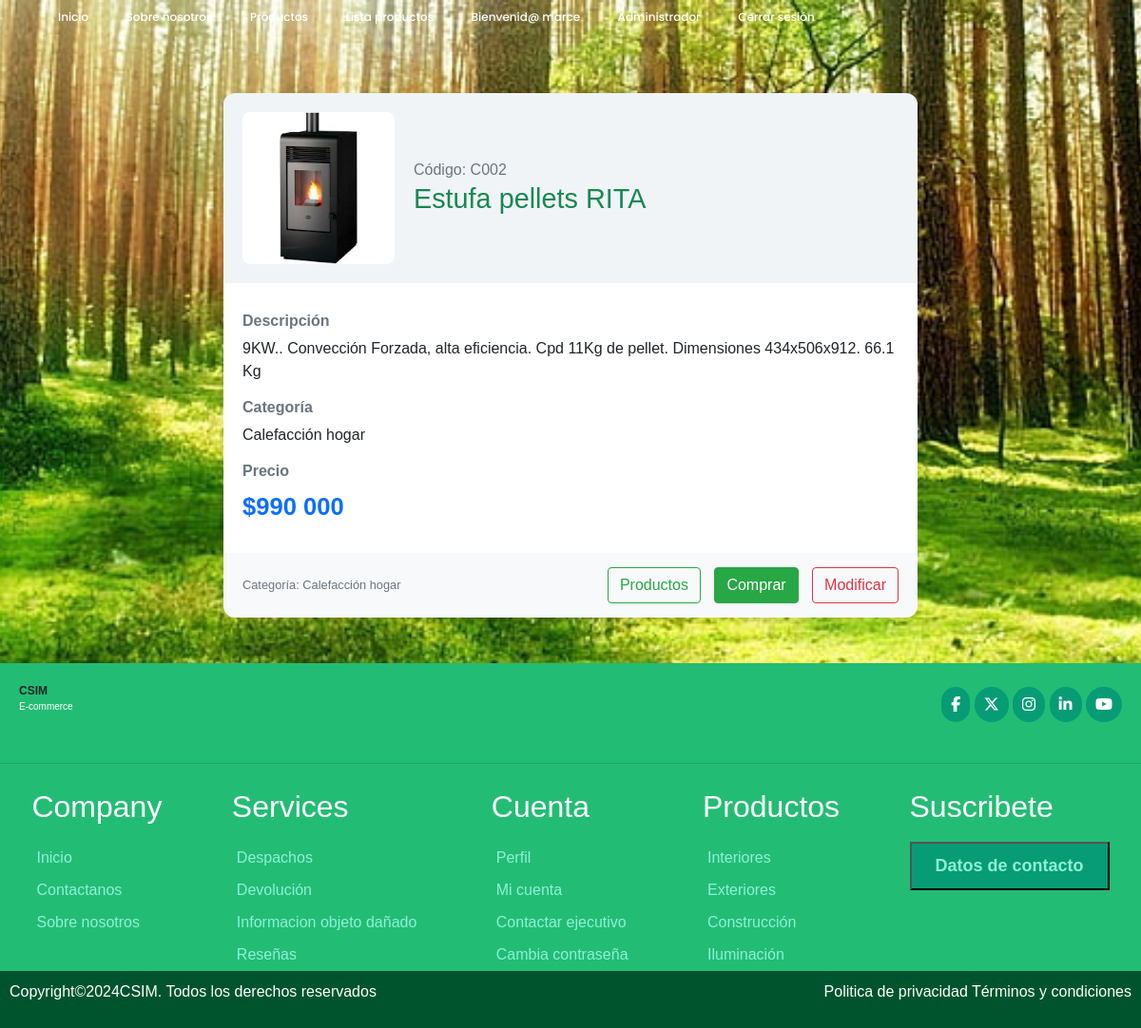
Page /detalle/C002/ (signed in) on the committed database.
### ferreteria/models.py (models this page shows, shortened)
class Producto(models.Model):
    idProducto = models.CharField(primary_key=True, max_length=5, verbose_name='Id Producto')
    nombre = models.CharField(max_length=50, verbose_name='Nombre del producto')
    descripcion = models.CharField(max_length=400,verbose_name='Descripcion de producto')
    precio = models.IntegerField(null=True, verbose_name='Ingrese precio producto')
    imagen= models.ImageField(upload_to="imagenes", null=True, verbose_name='Imagen')
    stock = models.IntegerField(verbose_name='stock',default=0)
    categoria= models.ForeignKey('Categoria', on_delete=models.CASCADE, verbose_name='Categoria')

class Categoria(models.Model):
    idCategoria = models.IntegerField(primary_key=True, verbose_name='Id Categoria')
    nombreCategoria= models.CharField(max_length=40, verbose_name='Nombre Categoria')
    def __str__(self):
        return self.nombreCategoria

### ferreteria/views.py (the view)
# urls.py: path('detalle/<id>/', views.detalle_producto, name="detalle"),
@login_required
def detalle_producto(request, id):
    producto = get_object_or_404(Producto, idProducto=id)
    return render (request, 'detalleProducto.html', {'producto':producto})

### ferreteria/context_processor.py (called while the page is built, shortened)
def total_carrito(request):
    total = 0
    return {'total_carrito':int(total)}

### ferreteria/templates/detalleProducto.html (shortened to what this page needs)
{% extends 'base.html' %}
{% load static %}
{% load humanize %}
{% block css %}
<link rel="stylesheet" href="{% static 'css/estilo.css' %}">
{% endblock %}
{% block contenido %}
<div class="container my-5">
    <div class="row justify-content-center">
        <div class="col-md-10 col-lg-8">
            <div class="producto-card">
                <div class="producto-header">
                    <img src="{{ producto.imagen.url }}" alt="Imagen del producto">
                    <div>
                        <h6 class="text-muted mb-1">Código: {{ producto.idProducto }}</h6>
                        <h2>{{ producto.nombre }}</h2>
                    </div>
                </div>
                <div class="producto-body">
                    <h6>Descripción</h6>
                    <p>{{ producto.descripcion }}</p>
                    <h6>Categoría</h6>
                    <p>{{ producto.categoria }}</p>
                    <h6>Precio</h6>
                    <p class="producto-precio">${{ producto.precio|intcomma }}</p>
                </div>
                <div class="producto-footer">
                    <small class="text-muted">Categoría: {{ producto.categoria }}</small>
                    <div>
                        <a href="{% url 'tienda' %}" class="btn btn-outline-success">Productos</a>
                        <a href="{% url 'tienda' %}" class="btn btn-success">Comprar</a>
                        {% if user.is_authenticated and user.is_superuser %}
                            <a href="{% url 'modificar' producto.idProducto %}" class="btn btn-outline-danger">Modificar</a>
                        {% endif %}
                    </div>
                </div>
            </div>
        </div>
    </div>
</div>
{% endblock %}

### ferreteria/templates/base.html (shortened to what this page needs)
<!DOCTYPE html>
<html lang="en">
<head>
    {% load static %}
    <link rel="stylesheet" href="https://cdn.jsdelivr.net/npm/bootstrap@4.5.3/dist/css/bootstrap.min.css">
    {% block css %}{% endblock %}
</head>
<body>
    <header>
        <div class="navbar">
            <ul class="links">
                {% if not user.is_authenticated %}
                    <li><a href="{% url 'index' %}"  >Inicio</a></li>
                    <li><a href="{% url 'nosotros' %}" >Sobre nosotros</a></li>
                    <li><a href="{% url 'tienda' %}"  >Productos</a></li>
                    <li><a href="{% url 'registrar' %}" >Registrarse</a></li>
                    <li><a href="{% url 'login' %}" >Iniciar sesión</a></li>
                {% elif user.is_authenticated and user.is_superuser %}
                    <li><a href="{% url 'index' %}"  >Inicio</a></li>
                    <li><a href="{% url 'nosotros' %}" >Sobre nosotros</a></li>
                    <li><a href="{% url 'tienda' %}"  >Productos</a></li>
                    <li><a href="{% url 'lista' %}" >Lista productos</a></li>
                    <li><a href="{% url 'perfil' %}">Bienvenid@ {{ user.username }}</a></li>
                    <li><a href="{% url 'administrador' %}">Administrador </a></li>
                    <li><a href="{% url 'cerrar' %}">Cerrar sesión </a></li>
                {% endif %}
            </ul>
        </div>
    </header>
    <div id="contenido">
        {% block contenido %}
        {% endblock %}
    </div>
    <footer class="pie">
        <div class="header">
            <div class="logo">
                <div class="title">CSIM</div>
                <p class="logotipo">E-commerce</p>
            </div>
            <div class="redes">
                <span class="fb"><a href="https://www.facebook.com/?locale=es_LA" target="_blank" style="text-decoration: none; color:#fff;"><i class="fa-brands fa-facebook-f"></a></i></span>
                <span class="tw"><a href="https://x.com/?lang=es&mx=2" style="text-decoration: none; color:#fff;"><i class="fa-brands fa-x-twitter"></a></i></span>
                <span class="in"><a href="https://www.instagram.com/" style="text-decoration: none; color:#fff;"><i class="fa-brands fa-instagram"></a></i></span>
                <span class="li"><a href="https://cl.linkedin.com/" style="text-decoration: none; color:#fff;"><i class="fa-brands fa-linkedin-in"></a></i></span>
                <span class="yo"><a href="https://www.youtube.com/" style="text-decoration: none; color:#fff;"><i class="fa-brands fa-youtube"></a></i></span>
            </div>
        </div>
        <hr>
        <div class="section">
            <div>
                <h2>Company</h2>
                <a href="{% url 'index' %}">Inicio</a>
                <a href="{% url 'nosotros' %}">Contactanos</a>
                <a href="{% url 'nosotros' %}">Sobre nosotros</a>
            </div>
            <div>
                <h2>Services</h2>
                <a href="{% url 'nosotros' %}">Despachos</a>
                <a href="{% url 'nosotros' %}">Devolución </a>
                <a href="{% url 'nosotros' %}">Informacion objeto dañado</a>
                <a href="{% url 'nosotros' %}">Reseñas</a>
            </div>
            <div>
                <h2>Cuenta</h2>
                <a href="#">Perfil</a>
                <a href="#">Mi cuenta</a>
                <a href="{% url 'nosotros' %}">Contactar ejecutivo</a>
                <a href="#">Cambia contraseña</a>
            </div>
            <div>
                <h2>Productos</h2>
                <a href="#">Interiores</a>
                <a href="#">Exteriores</a>
                <a href="#">Construcción</a>
                <a href="#">Iluminación</a>
            </div>
            <div>
                <h2>Suscribete</h2>
                <form action="">
                    <button type="submit"><a href="{% url 'nosotros' %}" style="text-decoration: none;">Datos de contacto</a></button>
                </form>
            </div>
        </div>
        <div class="derechos">
            <p>Copyright©2024CSIM. Todos los derechos reservados</p>
            <p>Politica de privacidad        Términos y condiciones</p>
        </div>
    </footer>

### ferreteria/static/css/estilo.css (style rules this page uses)
* { margin: 0; padding: 0; box-sizing: border-box; font-family: sans-serif; }
body { font-family: "Poppins", sans-serif; background: url(../img/foto2.jpg) no-repeat center center fixed; background-size: cover; background-position: center; width: 100%; }
header { width: 1140px; max-width: 1200px; margin: auto; height: 50px; display: flex; align-items: center; position: relative; z-index: 100; }
header .navbar ul { float: right; margin-right: 20px; }
header .navbar ul li { display: inline-block; line-height: 80px; margin: 0 5px; }
header .navbar a { color: #fff; margin-right: 5px; padding: 5px 10px; font-family: "Poppins", sans-serif; font-size: 12px; transition: 0.3s; font-weight: 500; text-decoration: none; }
.pie { background-color: rgb(35, 188, 117); box-sizing: border-box; font-family: "Exo 2", sans-serif; }
.pie .header .logo .title { font-size: 12px; display: flex; align-items: left; font-weight: bold; }
.pie .header .logo .logotipo { font-size: 10px; color: #fff; }
.pie .header { display: flex; justify-content: space-between; padding: 20px; align-items: center; }
.pie .header .redes .fb, .pie .header .redes .tw, .pie .header .redes .in, .pie .header .redes .li, .pie .header .redes .yo { background: rgb(7, 156, 117); padding: 10px; border-radius: 80px; color: #fff; align-items: right; }
.pie .section { display: flex; justify-content: space-evenly; gap: 40px; }
.pie .section div { display: flex; flex-direction: column; }
.pie .section div h2 { color: #fff; padding: 10px 0; }
.pie .section a { color: rgb(141, 241, 214); padding: 5px; }
.pie .section form { display: flex; flex-direction: column; gap: 10px; }
.pie .section form button { padding: 10px 20px; background: rgb(7, 156, 117); color: #fff; font-weight: bold; font-size: 18px; }
.pie .derechos { display: flex; justify-content: space-between; padding: 10px; background: rgb(0, 84, 45); color: #fff; }

### ferreteria/templates/detalleProducto.html (style rules this page uses)
.producto-card { border-radius: 12px; overflow: hidden; box-shadow: 0 4px 8px rgba(0, 0, 0, 0.1); }
.producto-header { display: flex; align-items: center; background-color: #f0f4f7; padding: 20px; }
.producto-header img { width: 160px; height: 160px; object-fit: cover; border-radius: 8px; margin-right: 20px; }
.producto-header h2 { margin: 0; font-size: 1.8rem; color: #198754; }
.producto-body { padding: 20px; background-color: #ffffff; }
.producto-body h6 { font-weight: 600; color: #6c757d; margin-top: 10px; }
.producto-precio { font-size: 1.6rem; font-weight: 600; color: #0d6efd; margin-bottom: 10px; }
.producto-footer { background-color: #f8f9fa; padding: 15px 20px; display: flex; justify-content: space-between; align-items: center; }
.producto-footer .btn { margin-left: 10px; }

### rows in the picture
Producto: imagen (picture), idProducto "C002", nombre "Estufa pellets RITA", descripcion "9KW.. Convección Forzada, alta eficiencia. Cpd 11Kg de pellet. Dimensiones 434x506x912. 66.1 Kg", categoria "Calefacción hogar", precio "990 000"

### other values in the picture
{{ user.username }} "marce"
